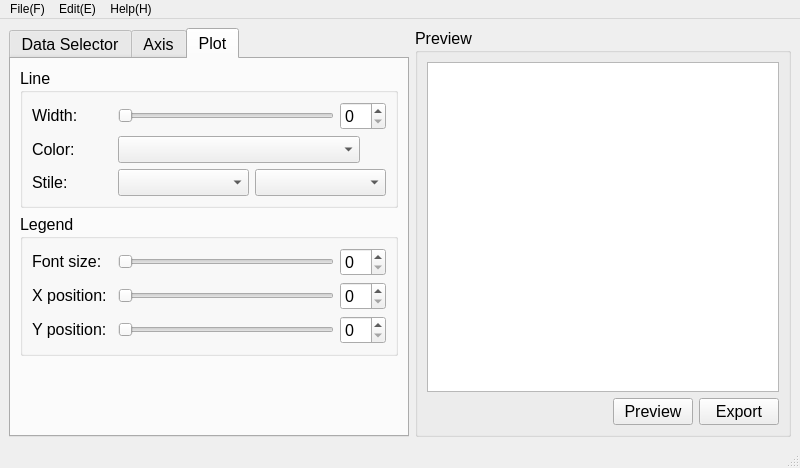
<?xml version="1.0" encoding="UTF-8"?>
<ui version="4.0">
 <class>GraphMaker</class>
 <widget class="QMainWindow" name="GraphMaker">
  <property name="geometry">
   <rect>
    <x>0</x>
    <y>0</y>
    <width>800</width>
    <height>455</height>
   </rect>
  </property>
  <property name="windowTitle">
   <string>GraphMaker</string>
  </property>
  <widget class="QWidget" name="centralwidget">
   <layout class="QHBoxLayout" name="horizontalLayout">
    <item>
     <layout class="QVBoxLayout" name="verticalLayout_2">
      <item>
       <widget class="QTabWidget" name="tabWidget">
        <property name="maximumSize">
         <size>
          <width>400</width>
          <height>16777215</height>
         </size>
        </property>
        <property name="font">
         <font>
          <pointsize>12</pointsize>
         </font>
        </property>
        <property name="currentIndex">
         <number>2</number>
        </property>
        <widget class="QWidget" name="tabDataSelector">
         <attribute name="title">
          <string>Data Selector</string>
         </attribute>
         <layout class="QHBoxLayout" name="horizontalLayout_14">
          <item>
           <widget class="QListWidget" name="listDataList">
            <property name="minimumSize">
             <size>
              <width>170</width>
              <height>0</height>
             </size>
            </property>
            <property name="maximumSize">
             <size>
              <width>16777215</width>
              <height>16777215</height>
             </size>
            </property>
            <item>
             <property name="text">
              <string>No data</string>
             </property>
            </item>
           </widget>
          </item>
          <item>
           <layout class="QVBoxLayout" name="verticalLayout_9">
            <item>
             <spacer name="verticalSpacer_4">
              <property name="orientation">
               <enum>Qt::Vertical</enum>
              </property>
              <property name="sizeType">
               <enum>QSizePolicy::Fixed</enum>
              </property>
              <property name="sizeHint" stdset="0">
               <size>
                <width>20</width>
                <height>30</height>
               </size>
              </property>
             </spacer>
            </item>
            <item>
             <widget class="QPushButton" name="buttonAddXAxis">
              <property name="sizePolicy">
               <sizepolicy hsizetype="Fixed" vsizetype="Fixed">
                <horstretch>0</horstretch>
                <verstretch>0</verstretch>
               </sizepolicy>
              </property>
              <property name="maximumSize">
               <size>
                <width>30</width>
                <height>20</height>
               </size>
              </property>
              <property name="text">
               <string>→</string>
              </property>
             </widget>
            </item>
            <item>
             <spacer name="verticalSpacer_3">
              <property name="orientation">
               <enum>Qt::Vertical</enum>
              </property>
              <property name="sizeHint" stdset="0">
               <size>
                <width>20</width>
                <height>40</height>
               </size>
              </property>
             </spacer>
            </item>
            <item>
             <widget class="QPushButton" name="buttonAddYAxis">
              <property name="sizePolicy">
               <sizepolicy hsizetype="Fixed" vsizetype="Fixed">
                <horstretch>0</horstretch>
                <verstretch>0</verstretch>
               </sizepolicy>
              </property>
              <property name="maximumSize">
               <size>
                <width>30</width>
                <height>20</height>
               </size>
              </property>
              <property name="text">
               <string>→</string>
              </property>
             </widget>
            </item>
            <item>
             <widget class="QPushButton" name="buttonRemoveYAxis">
              <property name="sizePolicy">
               <sizepolicy hsizetype="Fixed" vsizetype="Fixed">
                <horstretch>0</horstretch>
                <verstretch>0</verstretch>
               </sizepolicy>
              </property>
              <property name="maximumSize">
               <size>
                <width>30</width>
                <height>20</height>
               </size>
              </property>
              <property name="text">
               <string>←</string>
              </property>
             </widget>
            </item>
            <item>
             <spacer name="verticalSpacer_5">
              <property name="orientation">
               <enum>Qt::Vertical</enum>
              </property>
              <property name="sizeHint" stdset="0">
               <size>
                <width>20</width>
                <height>40</height>
               </size>
              </property>
             </spacer>
            </item>
           </layout>
          </item>
          <item>
           <layout class="QVBoxLayout" name="verticalLayout_3">
            <item>
             <widget class="QLabel" name="label_10">
              <property name="text">
               <string>X axis</string>
              </property>
             </widget>
            </item>
            <item>
             <widget class="QListWidget" name="listXAxisData">
              <property name="sizePolicy">
               <sizepolicy hsizetype="Fixed" vsizetype="Fixed">
                <horstretch>0</horstretch>
                <verstretch>0</verstretch>
               </sizepolicy>
              </property>
              <property name="maximumSize">
               <size>
                <width>16777215</width>
                <height>25</height>
               </size>
              </property>
             </widget>
            </item>
            <item>
             <widget class="QLabel" name="label_9">
              <property name="text">
               <string>Y axis</string>
              </property>
             </widget>
            </item>
            <item>
             <widget class="QListWidget" name="listYAxisData">
              <property name="maximumSize">
               <size>
                <width>16777215</width>
                <height>16777215</height>
               </size>
              </property>
             </widget>
            </item>
           </layout>
          </item>
         </layout>
        </widget>
        <widget class="QWidget" name="tabAxis">
         <attribute name="title">
          <string>Axis</string>
         </attribute>
         <layout class="QVBoxLayout" name="verticalLayout_4">
          <item>
           <widget class="QGroupBox" name="groupBox">
            <property name="title">
             <string>X axis</string>
            </property>
            <layout class="QVBoxLayout" name="verticalLayout_5">
             <item>
              <layout class="QHBoxLayout" name="horizontalLayout_3">
               <item>
                <widget class="QLabel" name="label">
                 <property name="sizePolicy">
                  <sizepolicy hsizetype="Fixed" vsizetype="Fixed">
                   <horstretch>0</horstretch>
                   <verstretch>0</verstretch>
                  </sizepolicy>
                 </property>
                 <property name="minimumSize">
                  <size>
                   <width>90</width>
                   <height>0</height>
                  </size>
                 </property>
                 <property name="text">
                  <string>Text:</string>
                 </property>
                </widget>
               </item>
               <item>
                <widget class="QLineEdit" name="lineEditXAxisText"/>
               </item>
              </layout>
             </item>
             <item>
              <layout class="QHBoxLayout" name="horizontalLayout_2">
               <item>
                <widget class="QLabel" name="label_2">
                 <property name="minimumSize">
                  <size>
                   <width>90</width>
                   <height>0</height>
                  </size>
                 </property>
                 <property name="text">
                  <string>Font size:</string>
                 </property>
                </widget>
               </item>
               <item>
                <widget class="QSlider" name="sliderXAxisFontSize">
                 <property name="orientation">
                  <enum>Qt::Horizontal</enum>
                 </property>
                </widget>
               </item>
               <item>
                <widget class="QSpinBox" name="spinBoxXAxisFontSize"/>
               </item>
              </layout>
             </item>
             <item>
              <layout class="QHBoxLayout" name="horizontalLayout_4">
               <item>
                <widget class="QCheckBox" name="checkBoxXAxisMinLimit">
                 <property name="minimumSize">
                  <size>
                   <width>90</width>
                   <height>0</height>
                  </size>
                 </property>
                 <property name="text">
                  <string>Min limit:</string>
                 </property>
                </widget>
               </item>
               <item>
                <widget class="QSlider" name="sliderXAxisMinLimit">
                 <property name="orientation">
                  <enum>Qt::Horizontal</enum>
                 </property>
                </widget>
               </item>
               <item>
                <widget class="QDoubleSpinBox" name="spinBoxXAxisMinLimit"/>
               </item>
              </layout>
             </item>
             <item>
              <layout class="QHBoxLayout" name="horizontalLayout_5">
               <item>
                <widget class="QCheckBox" name="checkBoxXAxisMaxLimit">
                 <property name="minimumSize">
                  <size>
                   <width>90</width>
                   <height>0</height>
                  </size>
                 </property>
                 <property name="text">
                  <string>Max limit:</string>
                 </property>
                </widget>
               </item>
               <item>
                <widget class="QSlider" name="sliderXAxiMaxLimit">
                 <property name="orientation">
                  <enum>Qt::Horizontal</enum>
                 </property>
                </widget>
               </item>
               <item>
                <widget class="QDoubleSpinBox" name="SpinBoxXAxisMaxLimit"/>
               </item>
              </layout>
             </item>
            </layout>
           </widget>
          </item>
          <item>
           <widget class="QGroupBox" name="groupBox_3">
            <property name="title">
             <string>Y axis</string>
            </property>
            <layout class="QVBoxLayout" name="verticalLayout_7">
             <item>
              <layout class="QHBoxLayout" name="horizontalLayout_6">
               <item>
                <widget class="QLabel" name="label_4">
                 <property name="sizePolicy">
                  <sizepolicy hsizetype="Fixed" vsizetype="Fixed">
                   <horstretch>0</horstretch>
                   <verstretch>0</verstretch>
                  </sizepolicy>
                 </property>
                 <property name="minimumSize">
                  <size>
                   <width>90</width>
                   <height>0</height>
                  </size>
                 </property>
                 <property name="text">
                  <string>Text:</string>
                 </property>
                </widget>
               </item>
               <item>
                <widget class="QLineEdit" name="lineEditYAxisText"/>
               </item>
              </layout>
             </item>
             <item>
              <layout class="QHBoxLayout" name="horizontalLayout_7">
               <item>
                <widget class="QLabel" name="label_5">
                 <property name="minimumSize">
                  <size>
                   <width>90</width>
                   <height>0</height>
                  </size>
                 </property>
                 <property name="text">
                  <string>Font size:</string>
                 </property>
                </widget>
               </item>
               <item>
                <widget class="QSlider" name="sliderYAxisFontSize">
                 <property name="orientation">
                  <enum>Qt::Horizontal</enum>
                 </property>
                </widget>
               </item>
               <item>
                <widget class="QSpinBox" name="spinBoxYAxisFontSize"/>
               </item>
              </layout>
             </item>
             <item>
              <layout class="QHBoxLayout" name="horizontalLayout_8">
               <item>
                <widget class="QCheckBox" name="checkBoxYAxisMinLimit">
                 <property name="minimumSize">
                  <size>
                   <width>90</width>
                   <height>0</height>
                  </size>
                 </property>
                 <property name="text">
                  <string>Min limit:</string>
                 </property>
                </widget>
               </item>
               <item>
                <widget class="QSlider" name="sliderYAxisMinLimit">
                 <property name="orientation">
                  <enum>Qt::Horizontal</enum>
                 </property>
                </widget>
               </item>
               <item>
                <widget class="QDoubleSpinBox" name="spinBoxYAxisMinLimit"/>
               </item>
              </layout>
             </item>
             <item>
              <layout class="QHBoxLayout" name="horizontalLayout_9">
               <item>
                <widget class="QCheckBox" name="checkBoxYAxisMaxLimit">
                 <property name="minimumSize">
                  <size>
                   <width>90</width>
                   <height>0</height>
                  </size>
                 </property>
                 <property name="text">
                  <string>Max limit:</string>
                 </property>
                </widget>
               </item>
               <item>
                <widget class="QSlider" name="sliderYAxisMaxLimit">
                 <property name="orientation">
                  <enum>Qt::Horizontal</enum>
                 </property>
                </widget>
               </item>
               <item>
                <widget class="QDoubleSpinBox" name="spinBoxYAxisMaxLimit"/>
               </item>
              </layout>
             </item>
            </layout>
           </widget>
          </item>
          <item>
           <spacer name="verticalSpacer_2">
            <property name="orientation">
             <enum>Qt::Vertical</enum>
            </property>
            <property name="sizeHint" stdset="0">
             <size>
              <width>20</width>
              <height>40</height>
             </size>
            </property>
           </spacer>
          </item>
         </layout>
        </widget>
        <widget class="QWidget" name="tabPlot">
         <attribute name="title">
          <string>Plot</string>
         </attribute>
         <layout class="QVBoxLayout" name="verticalLayout_8">
          <item>
           <widget class="QGroupBox" name="groupBox_2">
            <property name="font">
             <font>
              <pointsize>12</pointsize>
             </font>
            </property>
            <property name="title">
             <string>Line</string>
            </property>
            <layout class="QVBoxLayout" name="verticalLayout">
             <item>
              <layout class="QHBoxLayout" name="horizontalLayout_11">
               <item>
                <widget class="QLabel" name="label_6">
                 <property name="sizePolicy">
                  <sizepolicy hsizetype="Fixed" vsizetype="Fixed">
                   <horstretch>0</horstretch>
                   <verstretch>0</verstretch>
                  </sizepolicy>
                 </property>
                 <property name="minimumSize">
                  <size>
                   <width>80</width>
                   <height>0</height>
                  </size>
                 </property>
                 <property name="font">
                  <font>
                   <pointsize>12</pointsize>
                  </font>
                 </property>
                 <property name="text">
                  <string>Width:</string>
                 </property>
                </widget>
               </item>
               <item>
                <widget class="QSlider" name="sliderLineWidth">
                 <property name="font">
                  <font>
                   <pointsize>12</pointsize>
                  </font>
                 </property>
                 <property name="orientation">
                  <enum>Qt::Horizontal</enum>
                 </property>
                </widget>
               </item>
               <item>
                <widget class="QSpinBox" name="spinBoxLineWidth">
                 <property name="font">
                  <font>
                   <pointsize>12</pointsize>
                  </font>
                 </property>
                </widget>
               </item>
              </layout>
             </item>
             <item>
              <layout class="QHBoxLayout" name="horizontalLayout_12">
               <item>
                <widget class="QLabel" name="label_7">
                 <property name="sizePolicy">
                  <sizepolicy hsizetype="Fixed" vsizetype="Fixed">
                   <horstretch>0</horstretch>
                   <verstretch>0</verstretch>
                  </sizepolicy>
                 </property>
                 <property name="minimumSize">
                  <size>
                   <width>80</width>
                   <height>0</height>
                  </size>
                 </property>
                 <property name="font">
                  <font>
                   <pointsize>12</pointsize>
                  </font>
                 </property>
                 <property name="text">
                  <string>Color:</string>
                 </property>
                </widget>
               </item>
               <item>
                <widget class="QComboBox" name="comboBoxLineColorLine">
                 <property name="font">
                  <font>
                   <pointsize>12</pointsize>
                  </font>
                 </property>
                </widget>
               </item>
               <item>
                <widget class="QWidget" name="paletteLineColor" native="true">
                 <property name="sizePolicy">
                  <sizepolicy hsizetype="Fixed" vsizetype="Fixed">
                   <horstretch>0</horstretch>
                   <verstretch>0</verstretch>
                  </sizepolicy>
                 </property>
                 <property name="minimumSize">
                  <size>
                   <width>20</width>
                   <height>0</height>
                  </size>
                 </property>
                </widget>
               </item>
              </layout>
             </item>
             <item>
              <layout class="QHBoxLayout" name="horizontalLayout_13">
               <item>
                <widget class="QLabel" name="label_8">
                 <property name="sizePolicy">
                  <sizepolicy hsizetype="Fixed" vsizetype="Fixed">
                   <horstretch>0</horstretch>
                   <verstretch>0</verstretch>
                  </sizepolicy>
                 </property>
                 <property name="minimumSize">
                  <size>
                   <width>80</width>
                   <height>0</height>
                  </size>
                 </property>
                 <property name="font">
                  <font>
                   <pointsize>12</pointsize>
                  </font>
                 </property>
                 <property name="text">
                  <string>Stile:</string>
                 </property>
                </widget>
               </item>
               <item>
                <widget class="QComboBox" name="comboBoxLineStileLine">
                 <property name="font">
                  <font>
                   <pointsize>12</pointsize>
                  </font>
                 </property>
                </widget>
               </item>
               <item>
                <widget class="QComboBox" name="comboBoxLineStile">
                 <property name="font">
                  <font>
                   <pointsize>12</pointsize>
                  </font>
                 </property>
                </widget>
               </item>
              </layout>
             </item>
            </layout>
           </widget>
          </item>
          <item>
           <widget class="QGroupBox" name="groupBox_4">
            <property name="font">
             <font>
              <pointsize>12</pointsize>
             </font>
            </property>
            <property name="title">
             <string>Legend</string>
            </property>
            <layout class="QVBoxLayout" name="verticalLayout_10">
             <item>
              <layout class="QHBoxLayout" name="horizontalLayout_15">
               <item>
                <widget class="QLabel" name="label_11">
                 <property name="sizePolicy">
                  <sizepolicy hsizetype="Fixed" vsizetype="Fixed">
                   <horstretch>0</horstretch>
                   <verstretch>0</verstretch>
                  </sizepolicy>
                 </property>
                 <property name="minimumSize">
                  <size>
                   <width>80</width>
                   <height>0</height>
                  </size>
                 </property>
                 <property name="font">
                  <font>
                   <pointsize>12</pointsize>
                  </font>
                 </property>
                 <property name="text">
                  <string>Font size:</string>
                 </property>
                </widget>
               </item>
               <item>
                <widget class="QSlider" name="sliderLegendFontSize">
                 <property name="font">
                  <font>
                   <pointsize>12</pointsize>
                  </font>
                 </property>
                 <property name="orientation">
                  <enum>Qt::Horizontal</enum>
                 </property>
                </widget>
               </item>
               <item>
                <widget class="QSpinBox" name="spinBoxLegendFontSize">
                 <property name="font">
                  <font>
                   <pointsize>12</pointsize>
                  </font>
                 </property>
                </widget>
               </item>
              </layout>
             </item>
             <item>
              <layout class="QHBoxLayout" name="horizontalLayout_16">
               <item>
                <widget class="QLabel" name="label_12">
                 <property name="sizePolicy">
                  <sizepolicy hsizetype="Fixed" vsizetype="Fixed">
                   <horstretch>0</horstretch>
                   <verstretch>0</verstretch>
                  </sizepolicy>
                 </property>
                 <property name="minimumSize">
                  <size>
                   <width>80</width>
                   <height>0</height>
                  </size>
                 </property>
                 <property name="font">
                  <font>
                   <pointsize>12</pointsize>
                  </font>
                 </property>
                 <property name="text">
                  <string>X position:</string>
                 </property>
                </widget>
               </item>
               <item>
                <widget class="QSlider" name="sliderLegendXPosition">
                 <property name="font">
                  <font>
                   <pointsize>12</pointsize>
                  </font>
                 </property>
                 <property name="orientation">
                  <enum>Qt::Horizontal</enum>
                 </property>
                </widget>
               </item>
               <item>
                <widget class="QSpinBox" name="BoxLegendXPosition">
                 <property name="font">
                  <font>
                   <pointsize>12</pointsize>
                  </font>
                 </property>
                </widget>
               </item>
              </layout>
             </item>
             <item>
              <layout class="QHBoxLayout" name="horizontalLayout_17">
               <item>
                <widget class="QLabel" name="label_13">
                 <property name="sizePolicy">
                  <sizepolicy hsizetype="Fixed" vsizetype="Fixed">
                   <horstretch>0</horstretch>
                   <verstretch>0</verstretch>
                  </sizepolicy>
                 </property>
                 <property name="minimumSize">
                  <size>
                   <width>80</width>
                   <height>0</height>
                  </size>
                 </property>
                 <property name="font">
                  <font>
                   <pointsize>12</pointsize>
                  </font>
                 </property>
                 <property name="text">
                  <string>Y position:</string>
                 </property>
                </widget>
               </item>
               <item>
                <widget class="QSlider" name="sliderLegendYPosition">
                 <property name="font">
                  <font>
                   <pointsize>12</pointsize>
                  </font>
                 </property>
                 <property name="orientation">
                  <enum>Qt::Horizontal</enum>
                 </property>
                </widget>
               </item>
               <item>
                <widget class="QSpinBox" name="spinBoxLegendYPosition">
                 <property name="font">
                  <font>
                   <pointsize>12</pointsize>
                  </font>
                 </property>
                </widget>
               </item>
              </layout>
             </item>
            </layout>
           </widget>
          </item>
          <item>
           <spacer name="verticalSpacer">
            <property name="font">
             <font>
              <pointsize>12</pointsize>
             </font>
            </property>
            <property name="orientation">
             <enum>Qt::Vertical</enum>
            </property>
            <property name="sizeHint" stdset="0">
             <size>
              <width>20</width>
              <height>40</height>
             </size>
            </property>
           </spacer>
          </item>
         </layout>
        </widget>
       </widget>
      </item>
     </layout>
    </item>
    <item>
     <widget class="QGroupBox" name="groupBox_5">
      <property name="font">
       <font>
        <pointsize>12</pointsize>
       </font>
      </property>
      <property name="title">
       <string>Preview</string>
      </property>
      <layout class="QVBoxLayout" name="verticalLayout_11">
       <item>
        <widget class="QGraphicsView" name="graphicsView">
         <property name="font">
          <font>
           <pointsize>12</pointsize>
          </font>
         </property>
        </widget>
       </item>
       <item>
        <layout class="QHBoxLayout" name="horizontalLayout_10">
         <item>
          <spacer name="horizontalSpacer">
           <property name="font">
            <font>
             <pointsize>12</pointsize>
            </font>
           </property>
           <property name="orientation">
            <enum>Qt::Horizontal</enum>
           </property>
           <property name="sizeHint" stdset="0">
            <size>
             <width>40</width>
             <height>20</height>
            </size>
           </property>
          </spacer>
         </item>
         <item>
          <widget class="QPushButton" name="pushButton_2">
           <property name="font">
            <font>
             <pointsize>12</pointsize>
            </font>
           </property>
           <property name="text">
            <string>Preview</string>
           </property>
          </widget>
         </item>
         <item>
          <widget class="QPushButton" name="pushButton">
           <property name="font">
            <font>
             <pointsize>12</pointsize>
            </font>
           </property>
           <property name="text">
            <string>Export</string>
           </property>
          </widget>
         </item>
        </layout>
       </item>
      </layout>
     </widget>
    </item>
   </layout>
  </widget>
  <widget class="QMenuBar" name="menubar">
   <property name="geometry">
    <rect>
     <x>0</x>
     <y>0</y>
     <width>800</width>
     <height>20</height>
    </rect>
   </property>
   <widget class="QMenu" name="menuFile">
    <property name="title">
     <string>File(F)</string>
    </property>
    <addaction name="actionLoadTable"/>
    <addaction name="actionSaveTable"/>
    <addaction name="separator"/>
    <addaction name="actionLoadSetting"/>
    <addaction name="actionSaveSetting"/>
   </widget>
   <widget class="QMenu" name="menuEdit">
    <property name="title">
     <string>Edit(E)</string>
    </property>
   </widget>
   <widget class="QMenu" name="menuHelp">
    <property name="title">
     <string>Help(H)</string>
    </property>
    <addaction name="actionUserManual"/>
   </widget>
   <addaction name="menuFile"/>
   <addaction name="menuEdit"/>
   <addaction name="menuHelp"/>
  </widget>
  <widget class="QStatusBar" name="statusbar"/>
  <action name="actionLoadTable">
   <property name="text">
    <string>Load table</string>
   </property>
  </action>
  <action name="actionSaveTable">
   <property name="text">
    <string>Save table</string>
   </property>
  </action>
  <action name="actionLoadSetting">
   <property name="text">
    <string>Load setting</string>
   </property>
  </action>
  <action name="actionSaveSetting">
   <property name="text">
    <string>Save setting</string>
   </property>
  </action>
  <action name="actionUserManual">
   <property name="text">
    <string>User manual</string>
   </property>
  </action>
 </widget>
 <resources/>
 <connections/>
</ui>
